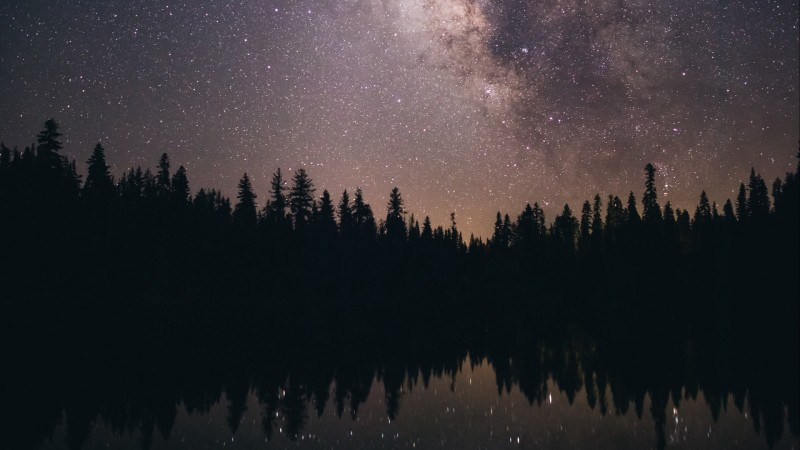
#> input picture Pycharm_folder/OpenCV_Sample/images/8.jpg, 800 x 450 px, found by its file name
$ python -i transform_resize.py   (imports and definitions only)
#> lines starting #> are read from the running program, lines starting #| are printed output that depends on the picture
import numpy as np
import cv2

def transform_resize():
    img = cv2.imread('images/8.jpg')
#> img is the input picture: shape (450, 800, 3); mean B, G, R 50.3, 47.5, 50.4
    h, w = img.shape[:2]
#> h = 450; w = 800

    img2 = cv2.resize(img, None, fx=0.5, fy=1, interpolation=cv2.INTER_AREA)
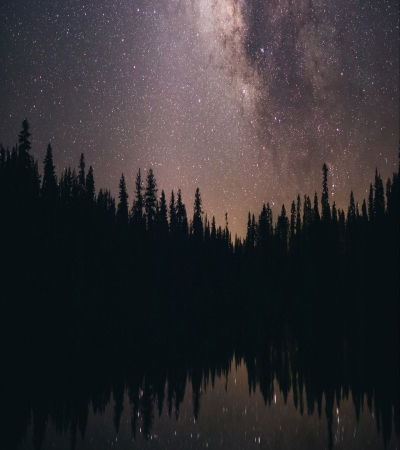
#> img2: shape (450, 400, 3); mean B, G, R 50.3, 47.5, 50.4
    img3 = cv2.resize(img, None, fx=1, fy=0.5, interpolation=cv2.INTER_AREA)
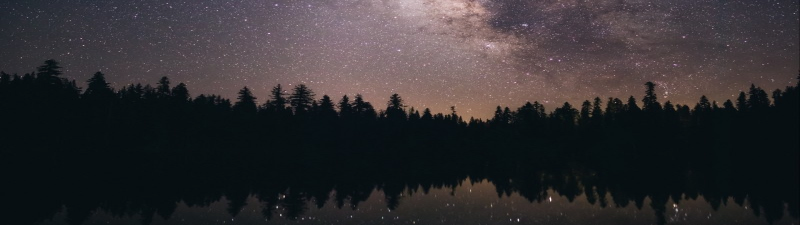
#> img3: shape (225, 800, 3); mean B, G, R 50.3, 47.5, 50.4
    img4 = cv2.resize(img, None, fx=0.5, fy=0.5, interpolation=cv2.INTER_AREA)

    cv2.imshow('original', img)
    cv2.imshow('fx=0.5', img2)
    cv2.imshow('fy=0.5', img3)
    cv2.imshow('fx=0.5, fy=0.5', img4)

    cv2.waitKey(0)
    cv2.destroyAllWindows()

>>> result = transform_resize()

$ run again, with Pycharm_folder/OpenCV_Sample/images/11.jpg copied over Pycharm_folder/OpenCV_Sample/images/8.jpg
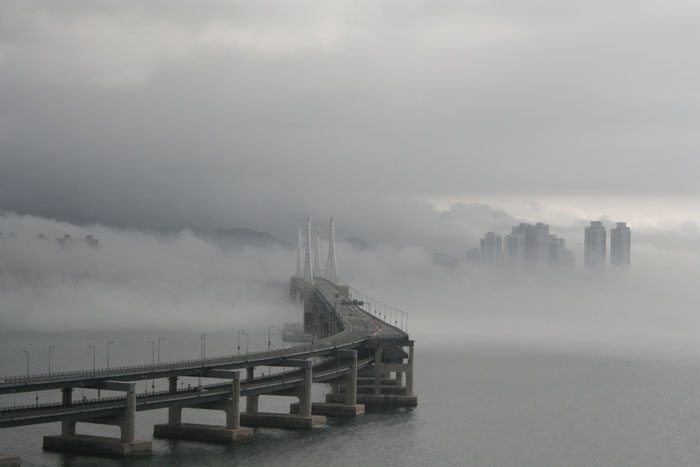
#> input picture Pycharm_folder/OpenCV_Sample/images/11.jpg, 700 x 467 px, found by its file name
#> in transform_resize, img is the input picture: shape (467, 700, 3); mean B, G, R 146.5, 147.3, 146.2
#> in transform_resize, `img2 = cv2.resize(img, None, fx=0.5, fy=1, interpolation=cv2.INTER_AREA)`:
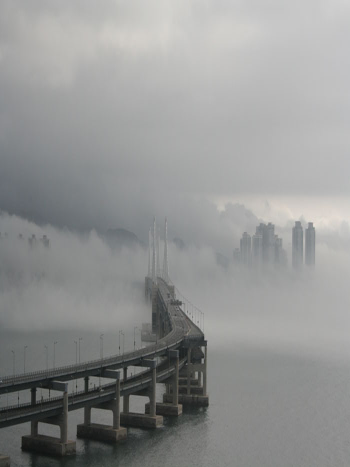
#> img2: shape (467, 350, 3); mean B, G, R 146.5, 147.3, 146.2
#> in transform_resize, `img3 = cv2.resize(img, None, fx=1, fy=0.5, interpolation=cv2.INTER_AREA)`:
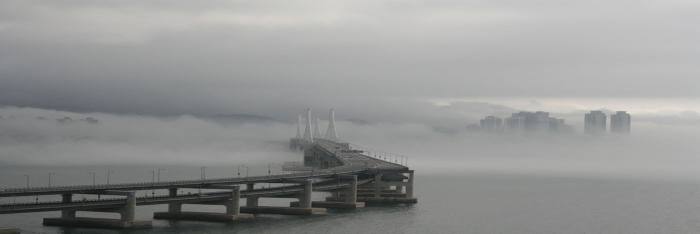
#> img3: shape (234, 700, 3); mean B, G, R 146.4, 147.2, 146.1

$ run again, with Pycharm_folder/OpenCV_Sample/images/12.jpg copied over Pycharm_folder/OpenCV_Sample/images/8.jpg
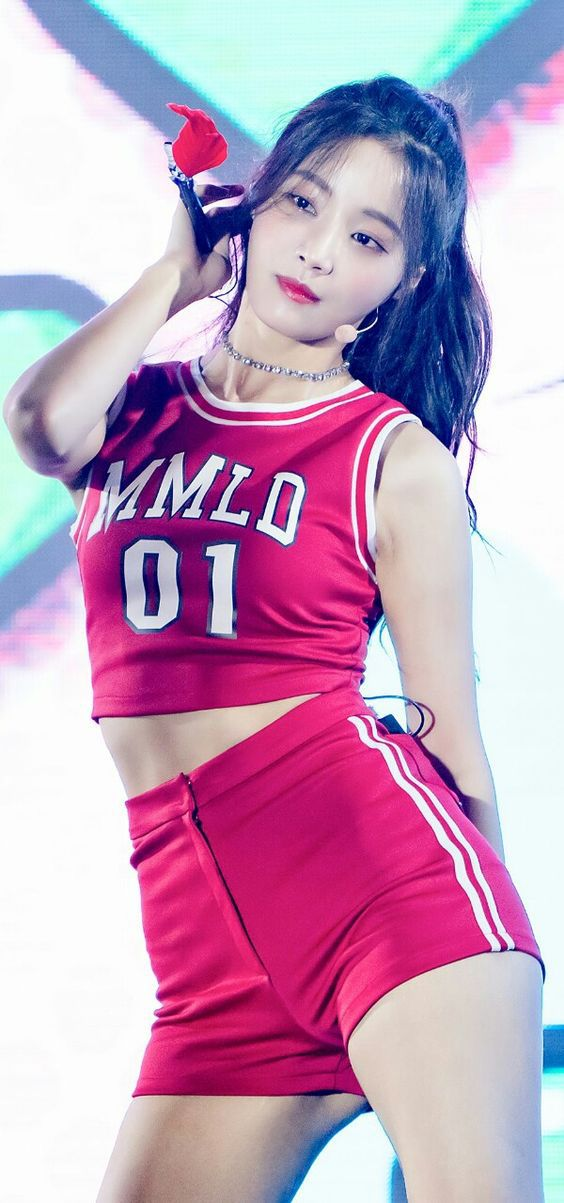
#> input picture Pycharm_folder/OpenCV_Sample/images/12.jpg, 564 x 1203 px, found by its file name
#> in transform_resize, img is the input picture: shape (1203, 564, 3); mean B, G, R 187.9, 157.2, 194.7
#> in transform_resize, `img3 = cv2.resize(img, None, fx=1, fy=0.5, interpolation=cv2.INTER_AREA)`:
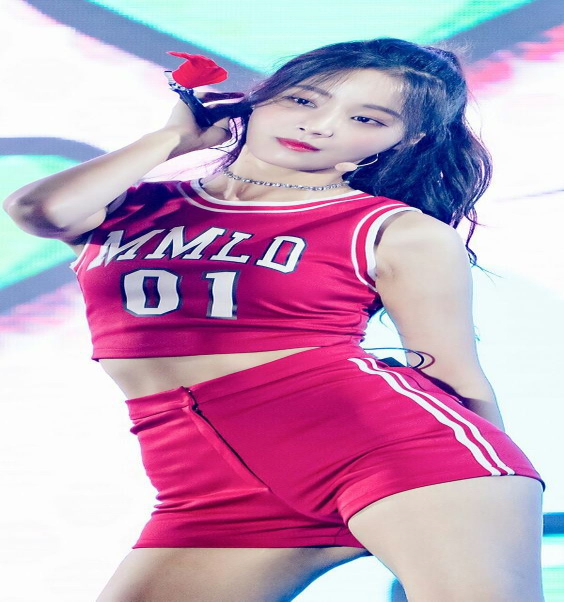
#> img3: shape (602, 564, 3); mean B, G, R 188, 157.2, 194.7
#> in transform_resize, `img4 = cv2.resize(img, None, fx=0.5, fy=0.5, interpolation=cv2.INTER_A..`:
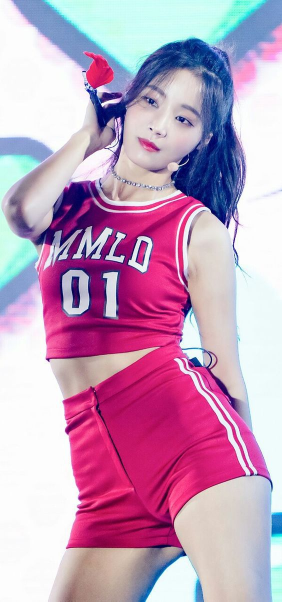
#> img4: shape (602, 282, 3); mean B, G, R 188.1, 157.4, 194.8
